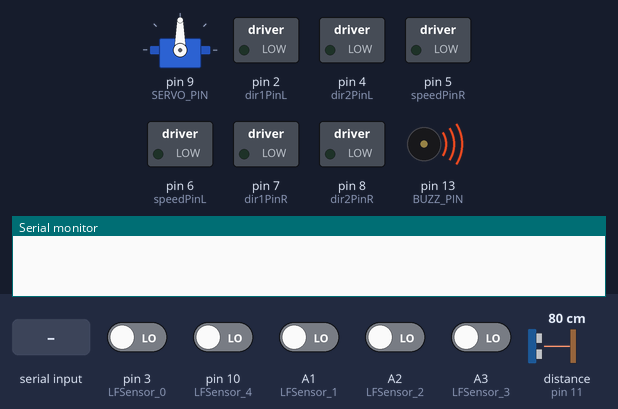
A sketch run on a simulated Arduino Uno, built with avr-gcc and run on an emulated ATmega328P. Shown: servo, switched loads named in the sketch (green lamp = pin HIGH), buzzer (waves = sounding, pin HIGH), the last lines printed to the serial monitor. Dashed ring = blinking. Inputs (shaded band) come from the test bench; at power-on: A1 (LFSensor_1), A2 (LFSensor_2), A3 (LFSensor_3), pin 3 (LFSensor_0), pin 10 (LFSensor_4) LOW, distance to the obstacle (sensor on pin 11) 80 cm. The echo pulse lasts 58.3 µs per cm; pins used as bus, display or sensor lines are not drawn.

Above: at 1.2 s.
1.3 s: "3" received over Serial
At 1.61 s:
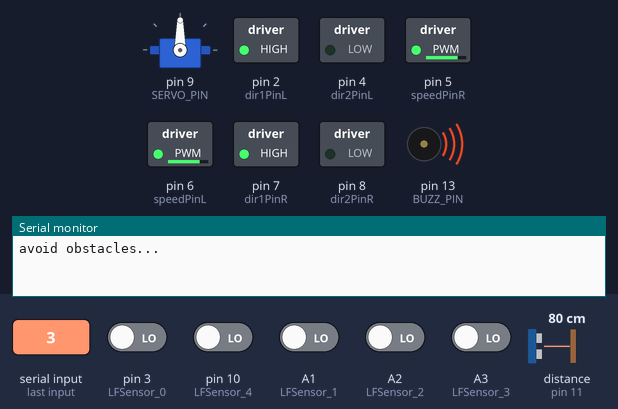
4.3 s: distance to the obstacle (sensor on pin 11) set to 34 cm
7.3 s: distance to the obstacle (sensor on pin 11) set to 29 cm
At 9.6 s:
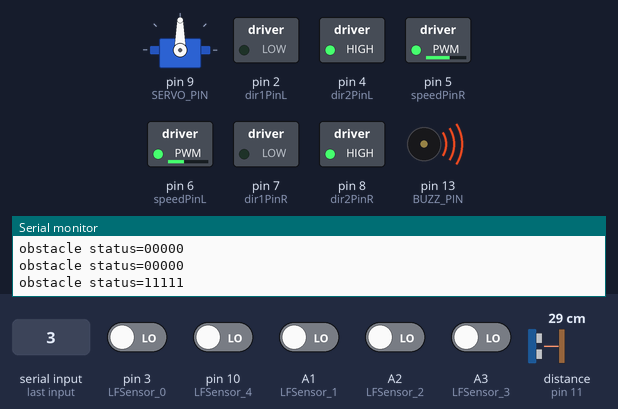
10.3 s: "11100" received over Serial
At 10.71 s:
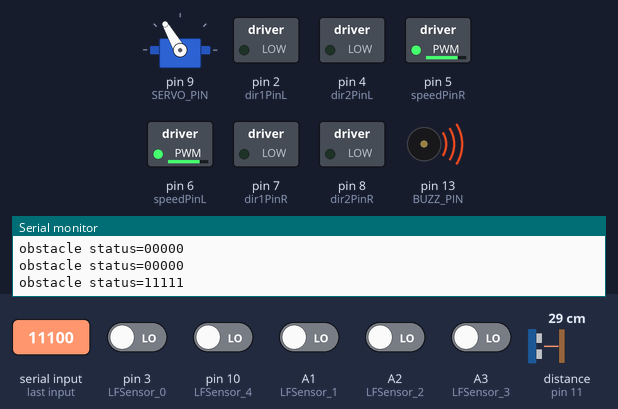
13.3 s: "2" received over Serial
At 14.8 s:
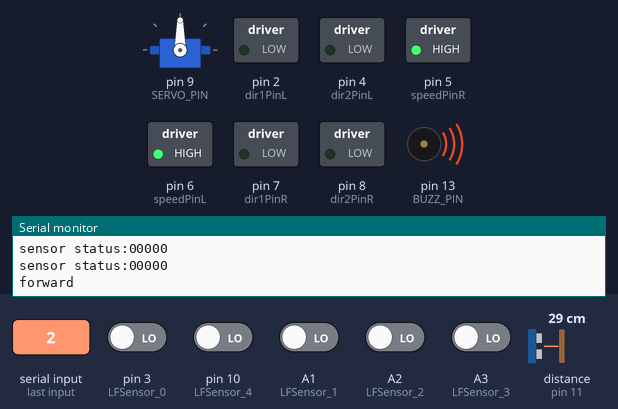
15.1 s: "4" received over Serial
At 15.29 s:
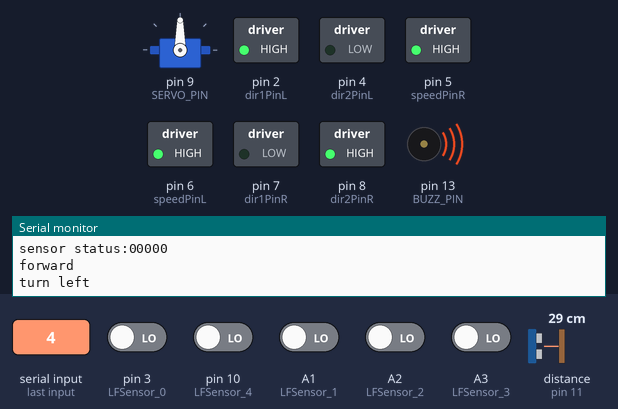
Timing chart, 0 to 17.9 s (numbered marks = the images above; inputs shaded):
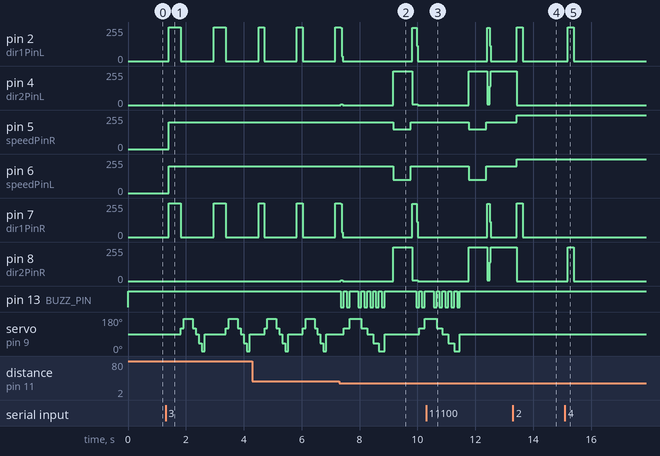

The sketch:

wireless.ino
```cpp
#include <Servo.h>
#include "configuration.h"
Servo head;

/*motor control*/
void go_Advance(void)  //Forward
{
  digitalWrite(dir1PinL, HIGH);
  digitalWrite(dir2PinL,LOW);
  digitalWrite(dir1PinR,HIGH);
  digitalWrite(dir2PinR,LOW);
}
void go_Left()  //Turn left
{
  digitalWrite(dir1PinL, HIGH);
  digitalWrite(dir2PinL,LOW);
  digitalWrite(dir1PinR,LOW);
  digitalWrite(dir2PinR,HIGH);
}
void go_Right()  //Turn right
{
  digitalWrite(dir1PinL, LOW);
  digitalWrite(dir2PinL,HIGH);
  digitalWrite(dir1PinR,HIGH);
  digitalWrite(dir2PinR,LOW);
}
void go_Back()  //Reverse
{
  digitalWrite(dir1PinL, LOW);
  digitalWrite(dir2PinL,HIGH);
  digitalWrite(dir1PinR,LOW);
  digitalWrite(dir2PinR,HIGH);
}
void stop_Stop()    //Stop
{
  digitalWrite(dir1PinL, LOW);
  digitalWrite(dir2PinL,LOW);
  digitalWrite(dir1PinR,LOW);
  digitalWrite(dir2PinR,LOW);
}

/*set motor speed */
void set_Motorspeed(int speed_L,int speed_R)
{
  analogWrite(speedPinL,speed_L);
  analogWrite(speedPinR,speed_R);
}
void buzz_ON()   //open buzzer
{
  digitalWrite(BUZZ_PIN, LOW);
}
void buzz_OFF()  //close buzzer
{
  digitalWrite(BUZZ_PIN, HIGH);
}

void alarm(){
   buzz_ON();
   delay(100);
   buzz_OFF();
}

//WiFi / Bluetooth through the serial control
void do_Uart_Tick()
{

  char Uart_Date=0;
  if(Serial.available())
  {
    size_t len = Serial.available();
    uint8_t sbuf[len + 1];
    sbuf[len] = 0x00;
    Serial.readBytes(sbuf, len);
    //parseUartPackage((char*)sbuf);
    memcpy(buffUART + buffUARTIndex, sbuf, len);//ensure that the serial port can read the entire frame of data
    buffUARTIndex += len;
    preUARTTick = millis();
    if(buffUARTIndex >= MAX_PACKETSIZE - 1)
    {
      buffUARTIndex = MAX_PACKETSIZE - 2;
      preUARTTick = preUARTTick - 200;
    }
  }
  if(buffUARTIndex > 0 && (millis() - preUARTTick >= 100))//APP send flag to modify the obstacle avoidance parameters
  { //data ready
    buffUART[buffUARTIndex] = 0x00;
    if(buffUART[0]=='C')
    {
      Serial.println(buffUART);
      Serial.println("You have modified the parameters!");//indicates that the obstacle avoidance distance parameter has been modified
      sscanf(buffUART,"CMD%d,%d,%d",&distancelimit,&sidedistancelimit,&turntime);
      // Serial.println(distancelimit);
      // Serial.println(sidedistancelimit);
      // Serial.println(turntime);
    }
    else  Uart_Date=buffUART[0];
    buffUARTIndex = 0;
  }

  switch (Uart_Date)    //serial control instructions
  {
    case '2':Drive_Status=MANUAL_DRIVE; Drive_Num=GO_ADVANCE;Serial.println("forward"); break;
    case '4':Drive_Status=MANUAL_DRIVE; Drive_Num=GO_LEFT; Serial.println("turn left");break;
    case '6':Drive_Status=MANUAL_DRIVE; Drive_Num=GO_RIGHT; Serial.println("turn right");break;
    case '8':Drive_Status=MANUAL_DRIVE; Drive_Num=GO_BACK; Serial.println("go back");break;
    case '5':Drive_Status=MANUAL_DRIVE; Drive_Num=STOP_STOP;buzz_OFF();Serial.println("stop");break;
    case '3':Drive_Status=AUTO_DRIVE_UO; Serial.println("avoid obstacles...");break;
    case '1':Drive_Status=AUTO_DRIVE_LF; Serial.println("line follow...");break;
    default:break;
  }
}

//car motor control
void do_Drive_Tick()
{
  if(Drive_Status == MANUAL_DRIVE)
  {
    switch (Drive_Num)
    {
      case GO_ADVANCE:
          go_Advance();
          set_Motorspeed(255,255);
          JogFlag = true;
          JogTimeCnt = 1;
          JogTime=millis();
          break;
      case GO_LEFT:
          go_Left();
          set_Motorspeed(255,255);
          JogFlag = true;
          JogTimeCnt = 1;
          JogTime=millis();
          break;
      case GO_RIGHT:
          go_Right();
          set_Motorspeed(255,255);
          JogFlag = true;
          JogTimeCnt = 1;
          JogTime=millis();
          break;
      case GO_BACK:
          go_Back();
          set_Motorspeed(255,255);
          JogFlag = true;
          JogTimeCnt = 1;
          JogTime=millis();
          break;
      case STOP_STOP:
          stop_Stop();
          JogTime = 0;
          break;
      default:
          break;
    }
    Drive_Num=DEF;
    //keep the car running for 100ms
    if(millis()-JogTime>=100)
    {
      JogTime=millis();
      if(JogFlag == true)
      {
        stopFlag = false;
        if(JogTimeCnt <= 0)
        {
          JogFlag = false; stopFlag = true;
        }
        JogTimeCnt--;
      }
      if(stopFlag == true)
      {
        JogTimeCnt=0;
        stop_Stop();
      }
    }
  }
  else if(Drive_Status==AUTO_DRIVE_LF)
  {
    auto_tarcking();
  }
  else if(Drive_Status==AUTO_DRIVE_UO)
  {
   auto_avoidance();
  }
}

void setup()
{
  pinMode(dir1PinL, OUTPUT);
  pinMode(dir2PinL, OUTPUT);
  pinMode(speedPinL, OUTPUT);
  pinMode(dir1PinR, OUTPUT);
  pinMode(dir2PinR, OUTPUT);
  pinMode(speedPinR, OUTPUT);
  stop_Stop();

  pinMode(Trig_PIN, OUTPUT);
  pinMode(Echo_PIN,INPUT);

  pinMode(BUZZ_PIN, OUTPUT);
  buzz_OFF();

  pinMode(LFSensor_0,INPUT);
  pinMode(LFSensor_1,INPUT);
  pinMode(LFSensor_2,INPUT);
  pinMode(LFSensor_3,INPUT);
  pinMode(LFSensor_4,INPUT);
  Serial.begin(9600);//In order to fit the Bluetooth module's default baud rate, only 9600
  digitalWrite(Trig_PIN,LOW);
  head.attach(SERVO_PIN); //servo
  head.write(90);
}

void loop()
{
  do_Uart_Tick();
  do_Drive_Tick();
}
```

avoidance.ino
```cpp
/*detection of ultrasonic distance*/
int watch(){
  long howfar;
  digitalWrite(Trig_PIN,LOW);
  delayMicroseconds(5);
  digitalWrite(Trig_PIN,HIGH);
  delayMicroseconds(15);
  digitalWrite(Trig_PIN,LOW);
  howfar=pulseIn(Echo_PIN,HIGH);
  howfar=howfar*0.01657; //how far away is the object in cm
  //Serial.print((int)howfar);
  //Serial.println(" cm");
  return round(howfar);
}
//Meassures distances to the right, left, front, left diagonal, right diagonal and asign them in cm to the variables rightscanval,
//leftscanval, centerscanval, ldiagonalscanval and rdiagonalscanval (there are 5 points for distance testing)
String watchsurrounding(){
/*  obstacle_status is a binary integer, its last 5 digits stands for if there is any obstacles in 5 directions,
 *   for example B101000 last 5 digits is 01000, which stands for Left front has obstacle, B100111 means front, right front and right ha
 */

int obstacle_status =B100000;
  centerscanval = watch();
  if(centerscanval<distancelimit){
    stop_Stop();
    alarm();
    obstacle_status  =obstacle_status | B100;
    }
  head.write(120);
  delay(100);
  ldiagonalscanval = watch();
  if(ldiagonalscanval<distancelimit){
    stop_Stop();
    alarm();
     obstacle_status  =obstacle_status | B1000;
    }
  head.write(170); //Didn't use 180 degrees because my servo is not able to take this angle
  delay(300);
  leftscanval = watch();
  if(leftscanval<sidedistancelimit){
    stop_Stop();
    alarm();
     obstacle_status  =obstacle_status | B10000;
    }
  head.write(120);
  delay(100);
  ldiagonalscanval = watch();
  if(ldiagonalscanval<distancelimit){
    stop_Stop();
    alarm();
    obstacle_status  =obstacle_status | B1000;
    }
  head.write(90); //use 90 degrees if you are moving your servo through the whole 180 degrees
  delay(100);
  centerscanval = watch();
  if(centerscanval<distancelimit){
    stop_Stop();
    alarm();
    obstacle_status  =obstacle_status | B100;
    }
  head.write(40);
  delay(100);
  rdiagonalscanval = watch();
  if(rdiagonalscanval<distancelimit){
    stop_Stop();
    alarm();
    obstacle_status  =obstacle_status | B10;
    }
  head.write(0);
  delay(100);
  rightscanval = watch();
  if(rightscanval<sidedistancelimit){
    stop_Stop();
    alarm();
    obstacle_status  =obstacle_status | 1;
    }
  head.write(90); //Finish looking around (look forward again)
  delay(300);
   String obstacle_str= String(obstacle_status,BIN);
  obstacle_str= obstacle_str.substring(1,6);

  return obstacle_str; //return 5-character string standing for 5 direction obstacle status
}


void auto_avoidance(){
 set_Motorspeed(AD_SPEED1,AD_SPEED1);
  go_Advance();  // if nothing is wrong go forward using go() function above.
  ++numcycles;
  if(numcycles>=80){ //Watch if something is around every 100 loops while moving forward
     stop_Stop();
    String obstacle_sign=watchsurrounding(); // 5 digits of obstacle_sign binary value means the 5 direction obstacle status
      Serial.print("obstacle status=");
        Serial.println(obstacle_sign);
    if( obstacle_sign=="11100" || obstacle_sign=="11000"  || obstacle_sign=="10100"  || obstacle_sign=="01100"  || obstacle_sign=="01110" ||obstacle_sign=="00100"  ||obstacle_sign=="01000" ){
      go_Right();
      delay(turntime);
      stop_Stop();
    }
    if(obstacle_sign=="00111" || obstacle_sign=="00011"  || obstacle_sign=="00101" || obstacle_sign=="00110" || obstacle_sign=="01010"  || obstacle_sign=="00010"  ){
      go_Left();
      delay(turntime);
      stop_Stop();
    }

    if(  obstacle_sign=="11111" || obstacle_sign=="01111" ||  obstacle_sign=="10111" ||  obstacle_sign=="11011" ||  obstacle_sign=="11101"  ||  obstacle_sign=="11110"  ){
          go_Back();
		  set_Motorspeed(BACK_SPEED1,BACK_SPEED2);
       delay(backtime);
          stop_Stop();
        }
    numcycles=0; //Restart count of cycles
  }
  distance = watch(); // use the watch() function to see if anything is ahead (when the robot is just moving forward and not looking around it will test the distance in front)
  if (distance<distancelimit){ // The robot will just stop if it is completely sure there's an obstacle ahead (must test 25 times) (needed to ignore ultrasonic sensor's false signals)
  go_Back();
      ++thereis;}
  if (distance>distancelimit){
      thereis=0;} //Count is restarted
  if (thereis > 25){
    stop_Stop(); // Since something is ahead, stop moving.
    thereis=0;
  }
}
```

linefollow.ino
```cpp
/*read line folloe sensors*/
String read_sensor_values()
{   int sensorvalue=32;
  sensor[0]= digitalRead(LFSensor_0);

  sensor[1]=digitalRead(LFSensor_1);

  sensor[2]=digitalRead(LFSensor_2);

  sensor[3]=digitalRead(LFSensor_3);

  sensor[4]=digitalRead(LFSensor_4);
  sensorvalue +=sensor[0]*16+sensor[1]*8+sensor[2]*4+sensor[3]*2+sensor[4];

  String senstr= String(sensorvalue,BIN);
  return senstr.substring(1,6);
}

//Automatic tracking
void auto_tarcking(){
 String sensorval= read_sensor_values();
 Serial.print("sensor status:");
 Serial.println(sensorval);
 if (sensorval=="00100" or sensorval=="01100" or sensorval=="11100" or sensorval=="11000" or sensorval=="10000"  or sensorval=="01000"){ //The black line is in the left of the car, need  left turn

      go_Left();  //Turn left
      set_Motorspeed(0,TRACK_SPEED);
    }


 if (sensorval=="00110" or sensorval=="00111" or sensorval=="00011" or sensorval=="00001"  or sensorval=="00010"){ //The black line is  on the right of the car, need  right turn

      go_Right();  //Turn right
        set_Motorspeed(TRACK_SPEED,0);
    }

     if (sensorval=="11111" or sensorval=="11011" or sensorval=="01111" or sensorval=="11110"){ //The car front touch stop line, need stop

      stop_Stop();  //Turn right
      set_Motorspeed(0,0);
    }

}
```

configuration.h
```cpp
/*Declare L298N Dual H-Bridge Motor Controller directly since there is not a library to load.*/
//Define L298N Dual H-Bridge Motor Controller Pins
#define dir1PinL  2    //Motor direction
#define dir2PinL  4    //Motor direction
#define speedPinL 6    // Needs to be a PWM pin to be able to control motor speed

#define dir1PinR  7    //Motor direction
#define dir2PinR  8   //Motor direction
#define speedPinR 5    // Needs to be a PWM pin to be able to control motor speed

/*From left to right, connect to D3,A1-A3 ,D10*/
#define LFSensor_0  3
#define LFSensor_1 A1
#define LFSensor_2 A2
#define LFSensor_3 A3
#define LFSensor_4 10

#define SERVO_PIN     9  //servo connect to D9

#define Echo_PIN   11 // Ultrasonic Echo pin connect to D11
#define Trig_PIN   12  // Ultrasonic Trig pin connect to D12

#define BUZZ_PIN     13  //buzzer connect to D13

int sensor[5];
#define AD_SPEED1   200  //avoidance motor speed
#define BACK_SPEED1  100     //back speed
#define BACK_SPEED2  150     //back speed
#define TRACK_SPEED   150  //line follow motor speed

int leftscanval, centerscanval, rightscanval, ldiagonalscanval, rdiagonalscanval;
int distancelimit = 30; //distance limit for obstacles in front
int sidedistancelimit = 30; //minimum distance in cm to obstacles at both sides (the car will allow a shorter distance sideways)

const int turntime = 800; //Time the robot spends turning (miliseconds)
const int backtime = 600; //Time the robot spends turning (miliseconds)
int distance;
int numcycles = 0;

int thereis;
bool flag1=false;
bool stopFlag = true;
bool JogFlag = false;
uint16_t JogTimeCnt = 0;
uint32_t JogTime=0;

#define MAX_PACKETSIZE 32    //Serial receive buffer
char buffUART[MAX_PACKETSIZE];
unsigned int buffUARTIndex = 0;
unsigned long preUARTTick = 0;

enum DS
{
  MANUAL_DRIVE,
  AUTO_DRIVE_LF, //line follow
  AUTO_DRIVE_UO  //ultrasonic obstruction
}Drive_Status=MANUAL_DRIVE;

enum DN
{
  GO_ADVANCE,
  GO_LEFT,
  GO_RIGHT,
  GO_BACK,
  STOP_STOP,
  DEF
}Drive_Num=DEF;
```

Measured:
- the behaviour switches between 32 and 31 cm on distance to the obstacle (sensor on pin 11) (found by bisection; images 1 and 2)
- after the input at 1.3 s, pin 2 (dir1PinL), pin 7 (dir1PinR): alternates 255/255 for 0.41 s and 0/255 for 1.1 s, starting after 0.10 s; pin 5 (speedPinR), pin 6 (speedPinL): 0/255 → 200/255 after 0.10 s; servo on pin 9 (SERVO_PIN): 90° → 120° after 0.52 s, → 170° 0.11 s later, → 120° 0.31 s later, → 90° 0.11 s later, … (14 changes in this stretch)
- after the input at 7.3 s, pin 5 (speedPinR): 200/255 → 150/255 after 1.9 s, → 200/255 0.60 s later; pin 6 (speedPinL): 200/255 → 100/255 after 1.9 s, → 200/255 0.60 s later; pin 13 (BUZZ_PIN): HIGH → LOW after 0.06 s, → HIGH 0.10 s later, → LOW 0.10 s later, → HIGH 0.10 s later, … (18 changes in this stretch)
- after the input at 10.3 s, pin 13 (BUZZ_PIN): goes on until 11.5 s, then stays HIGH
- after the input at 13.3 s, pin 2 (dir1PinL), pin 7 (dir1PinR): 0/255 → 255/255 after 0.14 s, → 0/255 0.20 s later; pin 4 (dir2PinL), pin 8 (dir2PinR): 255/255 → 0/255 after 0.14 s; pin 5 (speedPinR), pin 6 (speedPinL): 200/255 → 255/255 after 0.14 s
- after the input at 15.1 s, pin 2 (dir1PinL), pin 8 (dir2PinR): 0/255 → 255/255 after 0.10 s, → 0/255 0.20 s later
